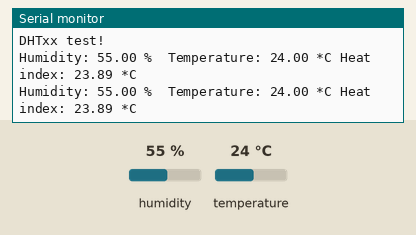
The sketch below on a simulated Arduino Uno, built with avr-gcc and run on an emulated ATmega328P. On the bench: the last lines printed to the serial monitor. The test bench sets the inputs (shaded band); at power-on: humidity 55 %, temperature 24 °C.

Above: at 4.8 s.
4.9 s: humidity set to 22 %
At 6.5 s:
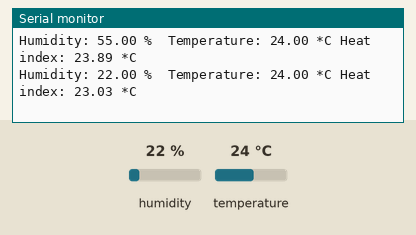
7.9 s: temperature set to 12 °C
At 9.5 s:
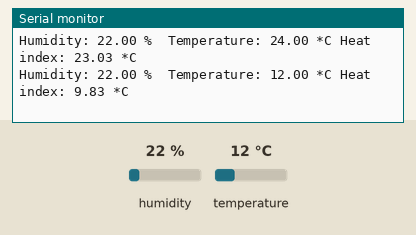
10.9 s: humidity set to 40 %
At 13.0 s:
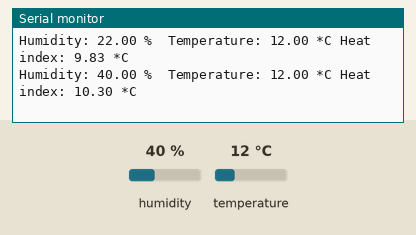
Timing chart, 0 to 14.5 s (numbered marks = the images above; inputs shaded):
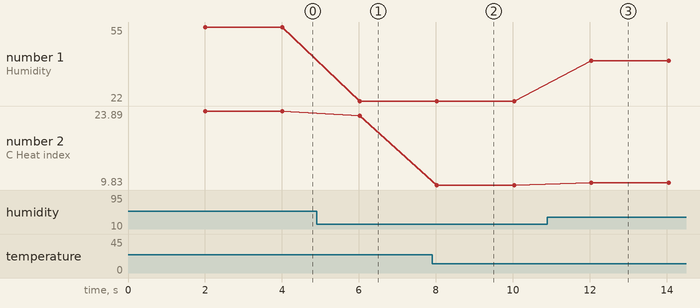

The sketch:

humidity_temperature_sensor.ino
```cpp
// Example testing sketch for various DHT humidity/temperature sensors

#include "DHT.h"
#define DHTPIN 2 // what digital pin we're connected to
#define DHTTYPE DHT22 // DHT 22 (AM2302), AM2321
DHT dht(DHTPIN, DHTTYPE);

void setup() {
   Serial.begin(9600);
   Serial.println("DHTxx test!");
   dht.begin();
}

void loop() {
   delay(2000); // Wait a few seconds between measurements
   float h = dht.readHumidity();
   // Reading temperature or humidity takes about 250 milliseconds!
   float t = dht.readTemperature();
   // Read temperature as Celsius (the default)
   // Check if any reads failed and exit early (to try again).
   if (isnan(h) || isnan(t)) {
      Serial.println("Failed to read from DHT sensor!");
      return;
   }

   // Compute heat index in Celsius (isFahreheit = false)
   float hic = dht.computeHeatIndex(t, h, false);
   Serial.print ("Humidity: ");
   Serial.print (h);
   Serial.print (" %\t");
   Serial.print ("Temperature: ");
   Serial.print (t);
   Serial.print (" *C ");
   Serial.print ("Heat index: ");
   Serial.print (hic);
   Serial.println (" *C ");
}
```

Measured:
- after the input at 4.9 s, the serial monitor: prints a new line after 1.1 s (image 1)
- after the input at 7.9 s, the serial monitor: prints a new line after 0.13 s (image 2)
- after the input at 10.9 s, the serial monitor: prints a new line after 1.1 s (image 3)
- plotted number 1: 55 → 22 after the input at 4.9 s, 22 → 40 after the input at 10.9 s
- plotted number 2: 23.89 → 23.03 after the input at 4.9 s, 23.03 → 9.83 after the input at 7.9 s, 9.83 → 10.3 after the input at 10.9 s
